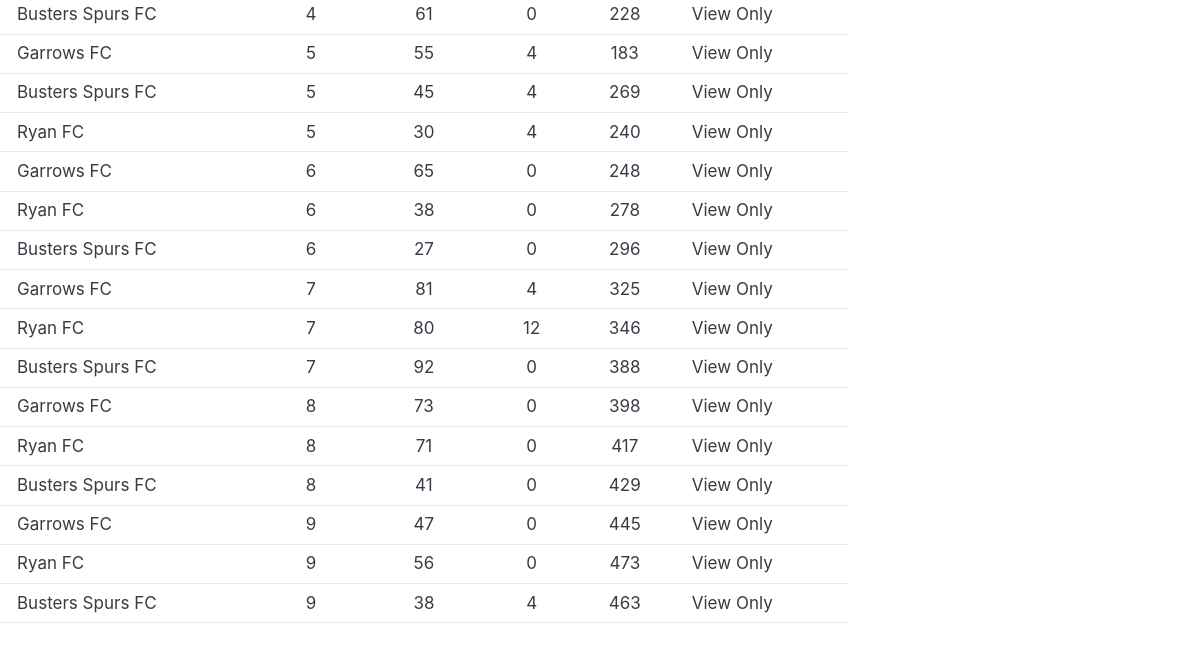
Before: /scores (lower part) with the older database file.
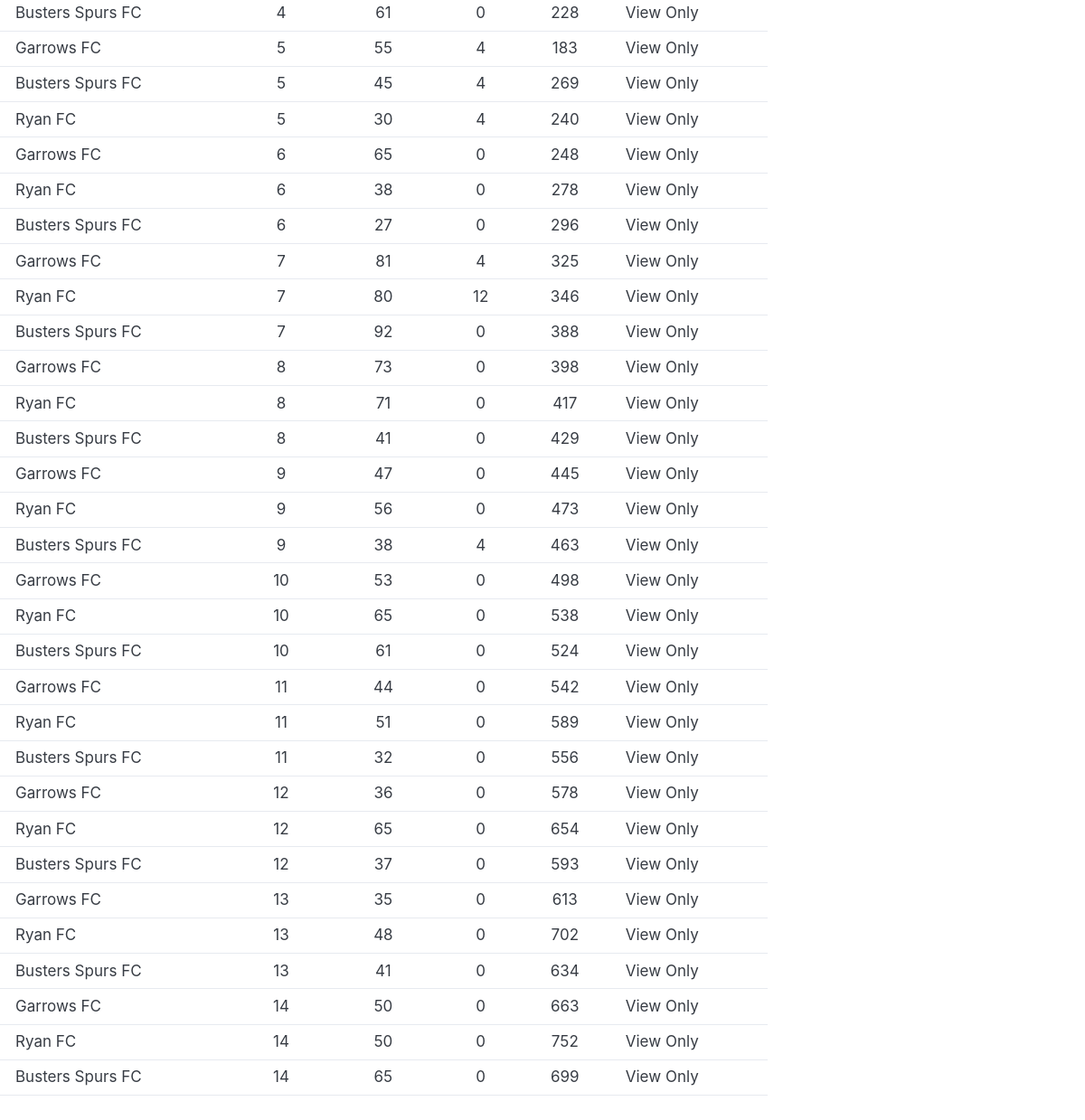
After: the same page with the newer database file.
### models.py (models this page shows)
class Score(SQLModel, table=True):
    __tablename__ = "scores"
    id: int | None = Field(default=None, primary_key=True)
    player_id: int = Field(foreign_key="players.id")
    gameweek: int = Field(
        sa_column=Column(Integer, CheckConstraint("gameweek >= 1 AND gameweek <= 38"))
    )
    week_points: int = Field(
        sa_column=Column(Integer, CheckConstraint("week_points >= 0"))
    )
    week_cost: int = Field(sa_column=Column(Integer, CheckConstraint("week_cost >= 0")))
    overall_points: int = Field(
        sa_column=Column(Integer, CheckConstraint("overall_points >= 0")), default=0
    )
    player: Player = Relationship(back_populates="scores")
    model_config = ConfigDict(from_attributes=True)

class Player(SQLModel, table=True):
    __tablename__ = "players"
    id: int | None = Field(default=None, primary_key=True)
    name: str
    team: str
    scores: list["Score"] = Relationship(back_populates="player")
    model_config = ConfigDict(from_attributes=True)

### main.py (the view)
@app.get("/scores")
def scores(
    request: Request,
    session: Session = session,
    player_id: Optional[str] = Query(None),
    gameweek: Optional[str] = Query(None),
):
    query = select(Score)
    player_id_int = None
    gameweek_int = None
    if player_id and player_id.strip():
        try:
            player_id_int = int(player_id)
            query = query.where(Score.player_id == player_id_int)
        except ValueError:
            pass  # Ignore invalid integers
    if gameweek and gameweek.strip():
        try:
            gameweek_int = int(gameweek)
            query = query.where(Score.gameweek == gameweek_int)
        except ValueError:
            pass  # Ignore invalid integers
    scores = session.exec(query).all()
    players = session.exec(select(Player)).all()
    all_scores = session.exec(select(Score)).all()
    gameweeks = [s.gameweek for s in all_scores] if all_scores else [0]
    max_gameweek = max(gameweeks) if gameweeks else 0
    next_gameweek = max_gameweek + 1
    context = {
        "request": request,
        "scores": scores,
        "players": players,
        "max_gameweek": max_gameweek,
        "next_gameweek": next_gameweek,
        "title": "Scores",
        "player_id": player_id_int,
        "gameweek": gameweek_int,
    }
    context = add_auth_context(request, context)
    return templates.TemplateResponse(request, "scores.html", context)

### templates/scores.html (shortened to what this page needs)
{% extends 'base.html' %}
{% block content %}
<section>
  <div class="table-container">
    <table class="scores-table">
      <tbody>
        {% for score in scores %}
        <tr>
          <td>{{ score.player.team }}</td>
          <td>{{ score.gameweek }}</td>
          <td>{{ score.week_points }}</td>
          <td>{{ score.week_cost }}</td>
          <td>{{ score.overall_points }}</td>
          <td>
            {% if is_admin %}
            <div class="action-buttons">
              <button class="primary"
                onclick="editScore('{{ score.id }}', '{{ score.player.id }}', '{{ score.gameweek }}', '{{ score.week_points }}', '{{ score.week_cost }}')">
                Edit
              </button>
              <form method="post" action="/scores/{{ score.id }}/delete"
                onsubmit="return confirm('Are you sure you want to delete this score?')">
                <button type="submit" class="secondary">
                  Delete
                </button>
              </form>
            </div>
            {% else %}
            <span class="text-muted">View Only</span>
            {% endif %}
          </td>
        </tr>
        {% endfor %}
      </tbody>
    </table>
  </div>
</section>
{% endblock %}

### templates/base.html (shortened to what this page needs)
<!DOCTYPE html>
<html lang="en">
<head>
  <link rel="stylesheet" href="{{url_for('static', path='/pico.min.css')}}">
  <link rel="stylesheet" href="{{url_for('static', path='/pico_custom.css')}}">
  <link rel="stylesheet" href="{{url_for('static', path='/styles.css')}}">
</head>
<body>
  <main>
    {% block content %}
    {% endblock %}
  </main>
</body>
</html>

### static/pico_custom.css (style rules this page uses)
:root { --pico-font-family-sans-serif: Inter, system-ui, "Segoe UI", Roboto, Oxygen, Ubuntu, Cantarell, Helvetica, Arial, "Helvetica Neue", sans-serif, var(--pico-font-family-emoji); --pico-font-size: 100%; --pico-line-height: 1.25; --pico-form-element-spacing-vertical: 0.5rem; --pico-form-element-spacing-horizontal: 1.0rem; --pico-border-radius: 0.375rem; }
@media (min-width: 576px) { :root { --pico-font-size: 100%; } }
@media (min-width: 768px) { :root { --pico-font-size: 100%; } }
@media (min-width: 1024px) { :root { --pico-font-size: 106.25%; } }
@media (min-width: 1200px) { table { font-size: 1rem; } }

Changed rows visible on the page:
added Score: player.team "Garrows FC", gameweek "10", week_points "53", week_cost "0", overall_points "498"
added Score: player.team "Ryan FC", gameweek "10", week_points "65", week_cost "0", overall_points "538"
added Score: player.team "Busters Spurs FC", gameweek "10", week_points "61", week_cost "0", overall_points "524"
added Score: player.team "Garrows FC", gameweek "11", week_points "44", week_cost "0", overall_points "542"
added Score: player.team "Ryan FC", gameweek "11", week_points "51", week_cost "0", overall_points "589"
added Score: player.team "Busters Spurs FC", gameweek "11", week_points "32", week_cost "0", overall_points "556"
added Score: player.team "Garrows FC", gameweek "12", week_points "36", week_cost "0", overall_points "578"
added Score: player.team "Ryan FC", gameweek "12", week_points "65", week_cost "0", overall_points "654"
added Score: player.team "Busters Spurs FC", gameweek "12", week_points "37", week_cost "0", overall_points "593"
added Score: player.team "Garrows FC", gameweek "13", week_points "35", week_cost "0", overall_points "613"
added Score: player.team "Ryan FC", gameweek "13", week_points "48", week_cost "0", overall_points "702"
added Score: player.team "Busters Spurs FC", gameweek "13", week_points "41", week_cost "0", overall_points "634"
added Score: player.team "Garrows FC", gameweek "14", week_points "50", week_cost "0", overall_points "663"
added Score: player.team "Ryan FC", gameweek "14", week_points "50", week_cost "0", overall_points "752"
added Score: player.team "Busters Spurs FC", gameweek "14", week_points "65", week_cost "0", overall_points "699"
